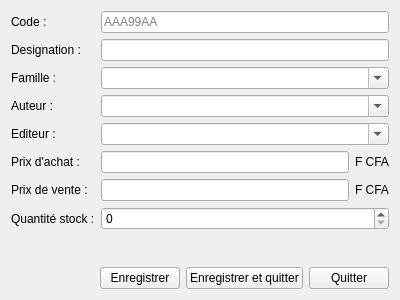
<?xml version="1.0" encoding="UTF-8"?>
<ui version="4.0">
 <class>ArticleForm</class>
 <widget class="QWidget" name="ArticleForm">
  <property name="geometry">
   <rect>
    <x>0</x>
    <y>0</y>
    <width>400</width>
    <height>300</height>
   </rect>
  </property>
  <property name="windowTitle">
   <string>Form</string>
  </property>
  <layout class="QVBoxLayout" name="verticalLayout_2">
   <item>
    <layout class="QVBoxLayout" name="verticalLayout">
     <item>
      <layout class="QFormLayout" name="formLayout">
       <item row="0" column="0">
        <widget class="QLabel" name="label">
         <property name="text">
          <string>Code :</string>
         </property>
        </widget>
       </item>
       <item row="0" column="1">
        <widget class="QLineEdit" name="lineEditCode">
         <property name="inputMask">
          <string>AAA99AA</string>
         </property>
         <property name="placeholderText">
          <string>AAA99AA</string>
         </property>
        </widget>
       </item>
       <item row="1" column="0">
        <widget class="QLabel" name="label_3">
         <property name="text">
          <string>Designation :</string>
         </property>
        </widget>
       </item>
       <item row="1" column="1">
        <widget class="QLineEdit" name="lineEditDesignation"/>
       </item>
       <item row="2" column="0">
        <widget class="QLabel" name="label_2">
         <property name="text">
          <string>Famille :</string>
         </property>
        </widget>
       </item>
       <item row="3" column="0">
        <widget class="QLabel" name="label_4">
         <property name="text">
          <string>Auteur :</string>
         </property>
        </widget>
       </item>
       <item row="5" column="0">
        <widget class="QLabel" name="label_5">
         <property name="text">
          <string>Prix d'achat :</string>
         </property>
        </widget>
       </item>
       <item row="6" column="0">
        <widget class="QLabel" name="label_6">
         <property name="text">
          <string>Prix de vente :</string>
         </property>
        </widget>
       </item>
       <item row="7" column="0">
        <widget class="QLabel" name="label_7">
         <property name="text">
          <string>Quantité stock :</string>
         </property>
        </widget>
       </item>
       <item row="7" column="1">
        <widget class="QSpinBox" name="spinBoxQteStock"/>
       </item>
       <item row="5" column="1">
        <layout class="QHBoxLayout" name="horizontalLayout_2">
         <item>
          <widget class="QLineEdit" name="lineEditBuyPrice"/>
         </item>
         <item>
          <widget class="QLabel" name="label_8">
           <property name="text">
            <string>F CFA</string>
           </property>
          </widget>
         </item>
        </layout>
       </item>
       <item row="6" column="1">
        <layout class="QHBoxLayout" name="horizontalLayout_3">
         <item>
          <widget class="QLineEdit" name="lineEditSellingPrice"/>
         </item>
         <item>
          <widget class="QLabel" name="label_9">
           <property name="text">
            <string>F CFA</string>
           </property>
          </widget>
         </item>
        </layout>
       </item>
       <item row="2" column="1">
        <widget class="QComboBox" name="comboBoxFamilly">
         <property name="editable">
          <bool>true</bool>
         </property>
         <property name="currentText">
          <string/>
         </property>
         <property name="currentIndex">
          <number>-1</number>
         </property>
         <item>
          <property name="text">
           <string>Cassete</string>
          </property>
         </item>
         <item>
          <property name="text">
           <string>Divers sujets bibliques</string>
          </property>
         </item>
         <item>
          <property name="text">
           <string>Affiches</string>
          </property>
         </item>
         <item>
          <property name="text">
           <string>Bible</string>
          </property>
         </item>
        </widget>
       </item>
       <item row="3" column="1">
        <widget class="QComboBox" name="comboBoxAuthor">
         <property name="editable">
          <bool>true</bool>
         </property>
         <property name="currentText">
          <string/>
         </property>
         <property name="currentIndex">
          <number>-1</number>
         </property>
         <item>
          <property name="text">
           <string>Smith M.</string>
          </property>
         </item>
         <item>
          <property name="text">
           <string>Gilbert </string>
          </property>
         </item>
        </widget>
       </item>
       <item row="4" column="0">
        <widget class="QLabel" name="label_10">
         <property name="text">
          <string>Editeur :</string>
         </property>
        </widget>
       </item>
       <item row="4" column="1">
        <widget class="QComboBox" name="comboBoxEditor">
         <property name="editable">
          <bool>true</bool>
         </property>
        </widget>
       </item>
      </layout>
     </item>
     <item>
      <spacer name="verticalSpacer">
       <property name="orientation">
        <enum>Qt::Vertical</enum>
       </property>
       <property name="sizeHint" stdset="0">
        <size>
         <width>20</width>
         <height>40</height>
        </size>
       </property>
      </spacer>
     </item>
     <item>
      <layout class="QHBoxLayout" name="horizontalLayout">
       <item>
        <spacer name="horizontalSpacer">
         <property name="orientation">
          <enum>Qt::Horizontal</enum>
         </property>
         <property name="sizeHint" stdset="0">
          <size>
           <width>40</width>
           <height>20</height>
          </size>
         </property>
        </spacer>
       </item>
       <item>
        <widget class="QPushButton" name="pushButtonSave">
         <property name="text">
          <string>Enregistrer</string>
         </property>
        </widget>
       </item>
       <item>
        <widget class="QPushButton" name="pushButtonSaveAndQuit">
         <property name="text">
          <string>Enregistrer et quitter</string>
         </property>
        </widget>
       </item>
       <item>
        <widget class="QPushButton" name="pushButtonQuit">
         <property name="text">
          <string>Quitter</string>
         </property>
        </widget>
       </item>
      </layout>
     </item>
    </layout>
   </item>
  </layout>
 </widget>
 <resources/>
 <connections/>
</ui>
